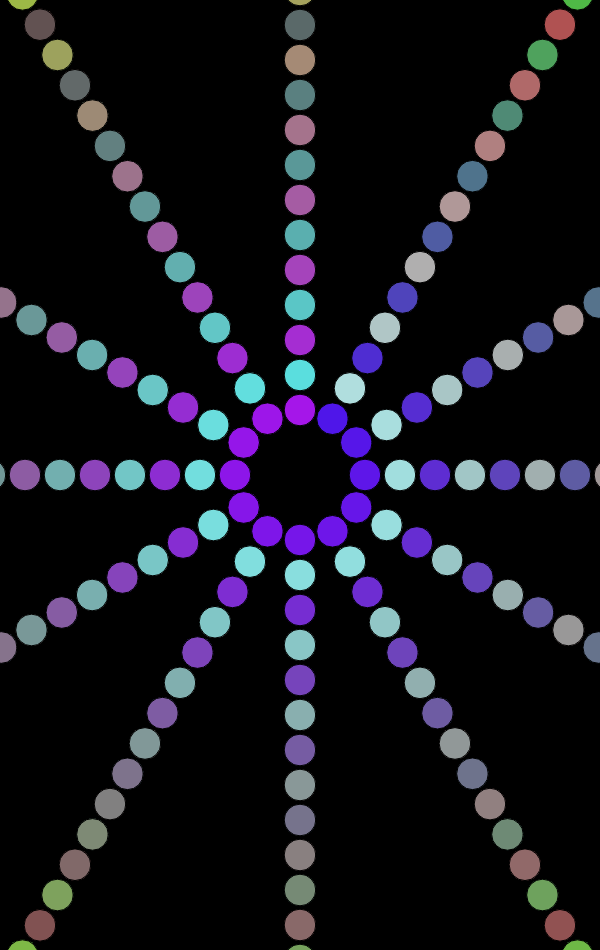
Frame 1 (no input)
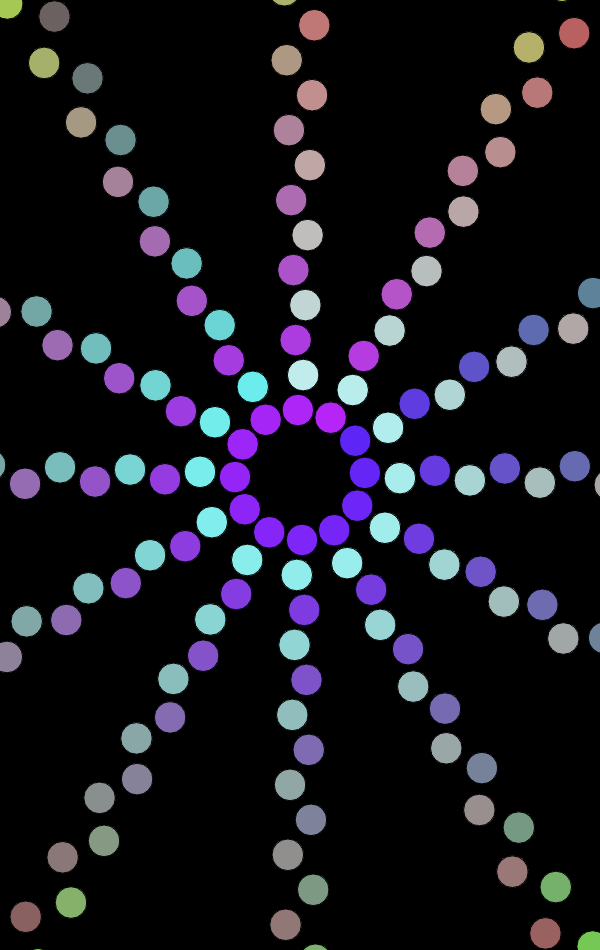
Frame 60 (no input)
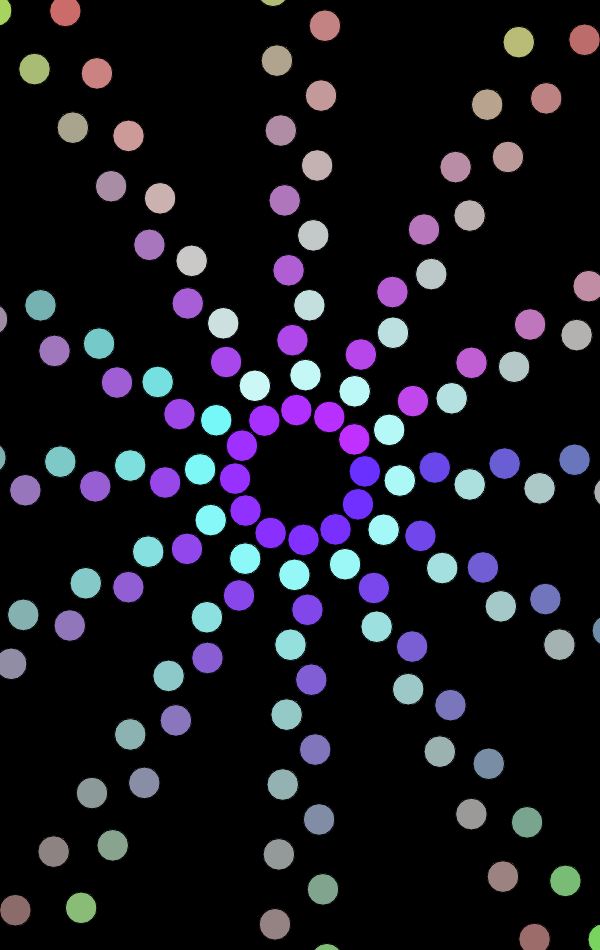
Frame 120 (the mouse pressed at the canvas centre since frame 60)

The p5.js sketch that drew these frames (run headless with seeded random() and noise() and a simulated clock; from frame 60 on, the mouse is pressed at the canvas centre):

// p5.js sketch
// ── sketch.js
//Lesson: Create a nested loop, making a cool pattern with it. Maybe try to animate?
var offs = 0;
var offs2 = 0;
var offs3 = 0;
var offs4 = 0;
var chn = 0;

function setup() {
    createCanvas(600, 950);
    background(0);
}

function draw() {
    background(0);
    for (let cx = 0; cx <= 11; cx += PI / 6) {
        //fill(127, cx * 30, 127);
        for (let cy = 65; cy <= 600; cy += 35) {
            //fill(cx * 10 + offs2, cy / 3 + offs3, 255 - cx * 10 + offs4);
            if (cy % 2 === 0) {
                chn = -1;
                fill(255 - cx * 15 + offs4, 255 - cy / 3 + offs3, 255 - cy / 3 + offs2);
            } else {
                chn = 1;
                fill(cx * 15 + offs4, cy / 3 + offs3, 255 - cy / 3 + offs2);
            }
            ellipse(width / 2 + cos(cx + offs * chn) * cy, height / 2 + sin(cx + offs * chn) * cy, height / 30);
        }
    }
    offs = millis() / 2000;
    offs2 = sin(millis() / 2000) * 30;
    offs3 = sin(millis() / 1900) * 30;
    offs4 = sin(millis() / 1800) * 30;
}
